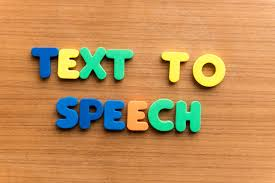
#> input picture alpha.jpg, 275 x 183 px
$ jupyter execute --allow-errors 'Text Detector.ipynb'   (shell and % lines are left out)
#> lines starting #> are read from the running program, lines starting #| are printed output that depends on the picture
#> further down, img is the input picture: shape (183, 275, 3); mean B, G, R 89.4, 143.3, 191.1
#> `image=cv2.resize(img,(neww,newh))`:
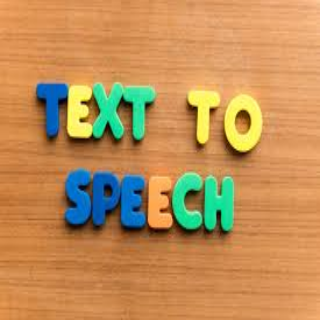
#> image: shape (320, 320, 3); mean B, G, R 89.3, 143.2, 191
[cell 1]
import numpy as np
import matplotlib.pyplot as plt
import cv2
import os

import pytesseract
pytesseract.pytesseract.tesseract_cmd = r'C:\Program Files\Tesseract-OCR\tesseract.exe'

[cell 2]
# [62 lines left out: function non_max_suppression, not called in this run]

#> (a cell that did not finish here is left out)

#> (a cell that did not finish here is left out)


$ run again, with test.jpg copied over alpha.jpg
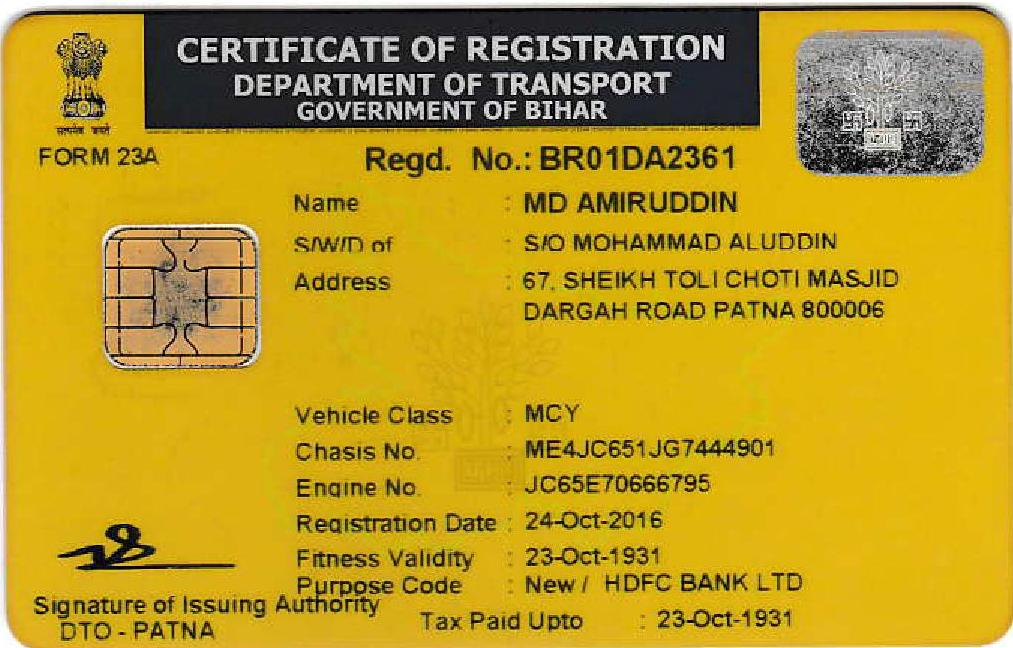
#> input picture test.jpg, 1013 x 648 px
#> img is the input picture: shape (648, 1013, 3); mean B, G, R 34.4, 153.8, 186.2
#> `image=cv2.resize(img,(neww,newh))`:
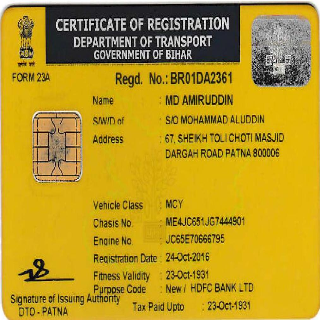
#> image: shape (320, 320, 3); mean B, G, R 34.3, 153.7, 186.1
